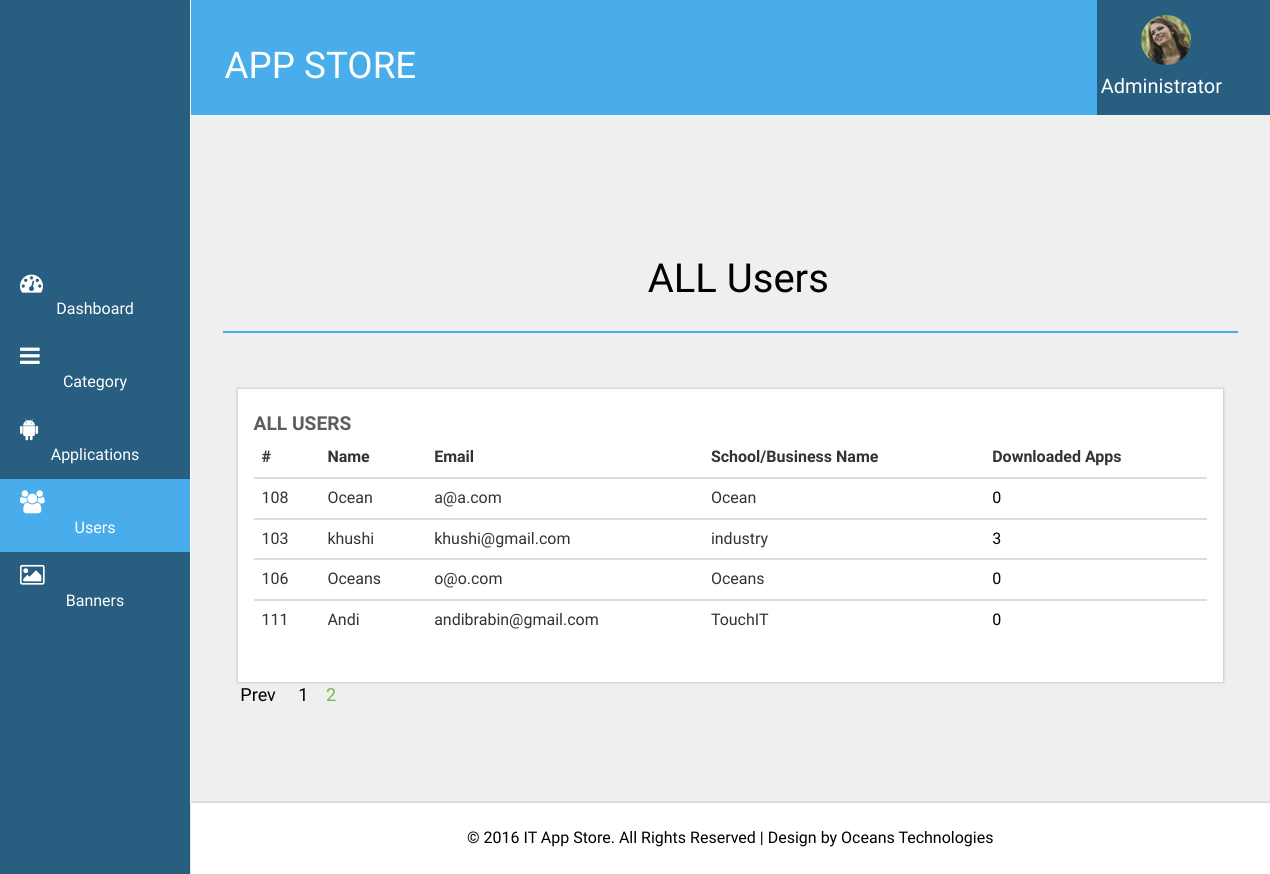
Screenshot of /Admin/index.php/StarAdmin/Users/12 with the database file from the repository.
### tables this page shows
CREATE TABLE IF NOT EXISTS `users_master` (
  `id` int(30) NOT NULL AUTO_INCREMENT,
  `userid` varchar(500) NOT NULL,
  `name` varchar(500) NOT NULL,
  `email` varchar(500) NOT NULL,
  `image` varchar(1000) NOT NULL,
  `download` int(30) NOT NULL,
  `address` varchar(500) NOT NULL,
  `password` varchar(500) NOT NULL,
  `device_token` varchar(1000) NOT NULL,
  `create_user` timestamp NOT NULL DEFAULT CURRENT_TIMESTAMP ON UPDATE CURRENT_TIMESTAMP,
  `forgotpw_token` varchar(1000) NOT NULL,
  `token_time` timestamp NOT NULL DEFAULT '0000-00-00 00:00:00',
  `status` tinyint(4) NOT NULL,
  PRIMARY KEY (`id`),
  UNIQUE KEY `userid_2` (`userid`),
  KEY `userid` (`userid`)
);

### Admin/application/views/Templates.php (called while the page is built, shortened)
<?php
$this->load->view('inc/Header');
$this->load->view('inc/Navigation');
$this->load->view($file);
?>

### Admin/application/controllers/StarAdmin.php (called while the page is built, shortened)
<?php
class StarAdmin extends CI_Controller {
	public function Users()
	{
		$this->load->model('Users');
		$config = array();
        $config["base_url"] = base_url() . "index.php/StarAdmin/Users";
        $config["total_rows"] = $this->Users->record_count();
        $config["per_page"] = 12;
        $config["uri_segment"] = 3;
	    $config['full_tag_open'] = '&nbsp;&nbsp;';
	    $config['full_tag_close'] = '&nbsp;&nbsp;';
	    $config['next_link'] = 'Next';
	    $config['next_tag_open'] = '&nbsp;&nbsp;';
	    $config['next_tag_close'] = '&nbsp;&nbsp;';
	    $config['prev_link'] = 'Prev';
	    $config['prev_tag_open'] = '&nbsp;&nbsp;';
	    $config['prev_tag_close'] = '&nbsp;&nbsp;';
	    $config['cur_tag_open'] = '&nbsp;&nbsp;';
	    $config['cur_tag_close'] = '&nbsp;&nbsp;';
	    $config['num_tag_open'] = '&nbsp;&nbsp; ';
	    $config['num_tag_close'] = '&nbsp;&nbsp;';
		$this->pagination->initialize($config);
        $page = ($this->uri->segment(3)) ? $this->uri->segment(3) : 0;
        $data["results"] = $this->Users->fetch_news($config["per_page"], $page);
        $data["links"] = $this->pagination->create_links();
        $data["total"] = $config["total_rows"];
		$data['file'] = 'Admin/Users';
		$this->load->view('Templates', $data);
	}
}

### Admin/index.php (called while the page is built, shortened)
<?php
require_once BASEPATH.'core/CodeIgniter.php';

### Admin/application/models/Users.php (called while the page is built, shortened)
<?php
class Users extends CI_Model {
	function record_count() {
    $this->db->from('users_master');
    return $this->db->count_all_results();
	}
	function fetch_news($limit, $start) {
        $this->db->limit($limit, $start);
        $this->db->from('users_master');
        $query = $this->db->get();
        if ($query->num_rows() > 0) {
            foreach ($query->result() as $row) {
                $data[] = $row;
            }
            return $data;
        }
   }
}

### Admin/application/views/Admin/Users.php (the view, shortened to what this page needs)
<div class="page-container">
   <div class="left-content">
	   <div class="mother-grid-inner">
				<div class="header-main">
					<div class="header-left">
					<div class="logo"> <a href="#" class="sidebar-icon"> <span class="fa fa-bars"></span> </a>  </div>
							<div class="logo-name">
									 <a href="index.html">  <h1>APP STORE</h1>
								  </a>
							</div>
							<div class="clearfix"> </div>
						 </div>
						 <div class="header-right">
							<div class="profile_details">
								<ul>
									<li class="dropdown profile_details_drop">
										<a href="#" class="dropdown-toggle" data-toggle="dropdown" aria-expanded="false">
											<div class="profile_img">
												<span class="prfil-img"><img src="<?php echo base_url(); ?>assets/images/p1.png" alt=""> </span>
												<div class="user-name">
													<span>Administrator</span>
												</div>
												<div class="clearfix"></div>
											</div>
										</a>
									</li>
								</ul>
							</div>
						</div>
				     <div class="clearfix"> </div>
				</div>
<div class="inner-block">
<div class="pro-head1">
    		<h2>ALL Users</h2>
    	</div>
		<hr>
<div class="chit-chat-layer1">
	<div class="col-md-12 chit-chat-layer1-left">
               <div class="work-progres">
                            <div class="chit-chat-heading">
                                  ALL Users
                            </div>
                            <div class="table-responsive">
                                <table class="table table-hover">
                                  <thead>
                                    <tr>
                                      <th>#</th>
                                      <th>Name</th>
                                      <th>Email</th>
                                      <th>School/Business Name</th>
                                      <th>Downloaded Apps</th>
                                  </tr>
                              </thead>
							  <?php foreach($results as $data){?>
                              <tbody>
                                <tr>
                                  <td><?php echo $data->id; ?></td>
                                  <td><?php echo $data->name; ?></td>
                                    <td><?php echo $data->email; ?></td>
								  <td><?php echo $data->address; ?></td>
								  <td><a href="<?php echo base_url(); ?>index.php/StarAdmin/DownloadApp/<?php echo $data->userid; ?>"><?php echo $data->download; ?></a></td>
                              </tr>
                          </tbody>
						  	<?php } ?>
                      </table>
                  </div>
             </div>
      </div>
      <div class="dataTables_paginate paging_simple_numbers" id="DataTables_Table_0_paginate"><a class="paginate_button previous disabled" aria-controls="DataTables_Table_0" data-dt-idx="0" tabindex="0" id="DataTables_Table_0_previous"><font color="#76B852" size="4">
						<?php echo $links; ?></font></a>
						</div>
</div>
</div>
<div class="copyrights">
	 <p>© 2016 IT App Store. All Rights Reserved | Design by  <a href="http://oceanstechnogoies.com/" target="_blank">Oceans Technologies</a> </p>
</div>
</div>
</div>
    <div class="sliderimagemain">
   <div class="sidebar-menu"> <div class="sliderimage">
		  	</div>
		    <div class="menu">
		      <ul id="menu" >
		        <li id="menu-home"><a href="<?php echo base_url(); ?>index.php/StarAdmin/Home"><i class="fa fa-tachometer"></i><span>Dashboard</span></a></li>
		        <li><a href="<?php echo base_url(); ?>index.php/StarAdmin/Categories"><i class="fa fa-bars"></i><span>Category</span><span class="fa fa-angle-right" style="float: right"></span></a>
		        </li>
		        <li id="menu-comunicacao" ><a href="<?php echo base_url(); ?>index.php/StarAdmin/App"><i class="fa fa-android"></i><span>Applications</span><span class="fa fa-angle-right" style="float: right"></span></a>
		        </li>
		          <li class="active" ><a href="<?php echo base_url(); ?>index.php/StarAdmin/Users"><i class="fa fa-users"></i><span>Users</span></a></li>
				    <li><a href="<?php echo base_url(); ?>index.php/StarAdmin/Banner"><i class="fa fa-picture-o"></i><span>Banners</span><span class="fa fa-angle-right" style="float: right"></span></a>
		        </li>
		      </ul>
		    </div>
	 </div>
</div>
</div>

### rows the page displays
users_master: id "108", name "Ocean", email "a@a.com", address "Ocean", download "0"
users_master: id "103", name "khushi", email "khushi@gmail.com", address "industry", download "3"
users_master: id "106", name "Oceans", email "o@o.com", address "Oceans", download "0"
users_master: id "111", name "Andi", email "andibrabin@gmail.com", address "TouchIT", download "0"

### other values shown
$links "Prev 1 2"
